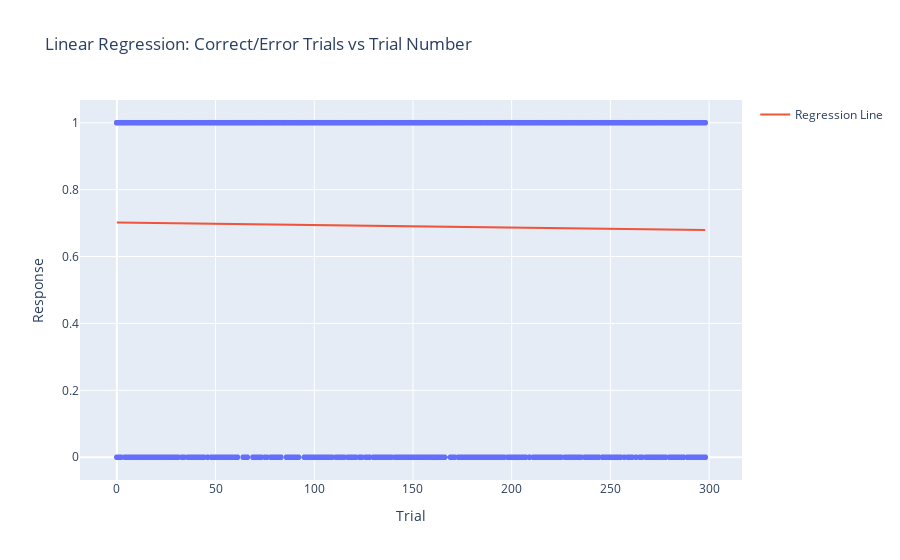

The notebook cell saved with this chart:
### Code cell
# Predict correct trials by reaction time
df = trial_data
predictor = 'Trial'
dependent = 'Response'
binary_response = True

# # Filter outliers
# if filter != None:
#     df = df[df[predictor] <= filter]

# Convert 'Response' column to numeric (True -> 1, False -> 0)
if binary_response:
    df[dependent] = df[dependent].astype(int)

# Define the predictor and target variables
X = df[[predictor]]
y = df[dependent]

# Perform linear regression
model = LinearRegression()
model.fit(X, y)

# Predict values
df['Predicted'] = model.predict(X)

# Visualization with Plotly
fig = px.scatter(df, x=predictor, y=dependent, title='Linear Regression: Correct/Error Trials vs Trial Number')
fig.add_trace(go.Scatter(x=df[predictor], y=df['Predicted'], mode='lines', name='Regression Line'))

# Show plot
fig.show()

### Figure 1 — Plotly figure (JSON) as saved in the notebook; plotly's stock layout.template omitted (floating-point values rounded to 4 significant figures; data arrays with more than 128 entries replaced by an {"elided": "..."} marker saying what was removed)
{"data": [{"hovertemplate": "Trial=%{x}<br>Response=%{y}<extra></extra>", "legendgroup": "", "marker": {"color": "#636efa", "symbol": "circle"}, "mode": "markers", "name": "", "showlegend": false, "type": "scattergl", "x": {"elided": "1794 int values"}, "xaxis": "x", "y": {"elided": "1794 int values"}, "yaxis": "y"}, {"mode": "lines", "name": "Regression Line", "type": "scatter", "x": {"elided": "1794 int values"}, "y": {"elided": "1794 float values"}}], "layout": {"legend": {"tracegroupgap": 0}, "title": {"text": "Linear Regression: Correct/Error Trials vs Trial Number"}, "xaxis": {"anchor": "y", "domain": [0, 1], "title": {"text": "Trial"}}, "yaxis": {"anchor": "x", "domain": [0, 1], "title": {"text": "Response"}}}}
